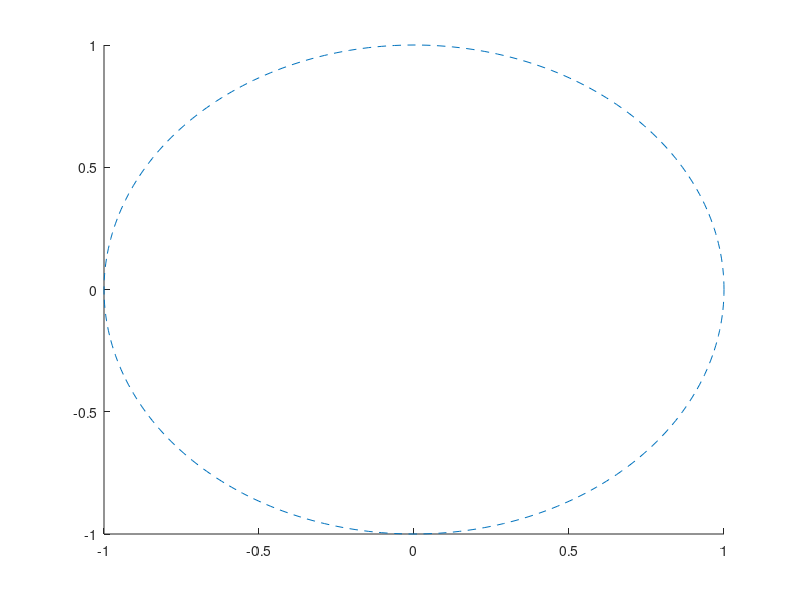

MATLAB code for this plot:
function [x, y]= ellipse_xy(ra,rb,ang,x0,y0,C,Nb)
% Ellipse adds ellipses to the current plot
%
% ELLIPSE(ra,rb,ang,x0,y0) adds an ellipse with semimajor axis of ra,
% a semimajor axis of radius rb, a semimajor axis of ang, centered at
% the point x0,y0.
%
% The length of ra, rb, and ang should be the same. 
% If ra is a vector of length L and x0,y0 scalars, L ellipses
% are added at point x0,y0.
% If ra is a scalar and x0,y0 vectors of length M, M ellipse are with the same 
% radii are added at the points x0,y0.
% If ra, x0, y0 are vectors of the same length L=M, M ellipses are added.
% If ra is a vector of length L and x0, y0 are  vectors of length
% M~=L, L*M ellipses are added, at each point x0,y0, L ellipses of radius ra.
%
% ELLIPSE(ra,rb,ang,x0,y0,C)
% adds ellipses of color C. C may be a string ('r','b',...) or the RGB value. 
% If no color is specified, it makes automatic use of the colors specified by 
% the axes ColorOrder property. For several circles C may be a vector.
%
% ELLIPSE(ra,rb,ang,x0,y0,C,Nb), Nb specifies the number of points
% used to draw the ellipse. The default value is 300. Nb may be used
% for each ellipse individually.
%
% h=ELLIPSE(...) returns the handles to the ellipses.
%
% usage exmple: the following produces a red ellipse centered at 1,1
% and tipped down at a 45 deg axis from the x axis
% ellipse(1,2,pi/4,1,1,'r')
%
% note that if ra=rb, ELLIPSE plots a circle
%

% written by D.G. Long, Brigham Young University, based on the
% CIRCLES.m original 
% written by Peter Blattner, Institute of Microtechnology, University of 
% Neuchatel, Switzerland, blattner@imt.unine.ch

% Check the number of input arguments 

if nargin<1,
  ra=[];
end;
if nargin<2,
  rb=[];
end;
if nargin<3,
  ang=[];
end;

if nargin<5,
  x0=[];
  y0=[];
end;
 
if nargin<6,
  C=[];
end

if nargin<7,
  Nb=[];
end

% set up the default values

if isempty(ra),ra=1;end;
if isempty(rb),rb=1;end;
if isempty(ang),ang=0;end;
if isempty(x0),x0=0;end;
if isempty(y0),y0=0;end;
if isempty(Nb),Nb=300;end;
if isempty(C),C=get(gca,'colororder');end;

% work on the variable sizes

x0=x0(:);
y0=y0(:);
ra=ra(:);
rb=rb(:);
ang=ang(:);
Nb=Nb(:);

if isstr(C),C=C(:);end;

if length(ra)~=length(rb),
  error('length(ra)~=length(rb)');
end;
if length(x0)~=length(y0),
  error('length(x0)~=length(y0)');
end;

% how many inscribed elllipses are plotted

if length(ra)~=length(x0)
  maxk=length(ra)*length(x0);
else
  maxk=length(ra);
end;

% drawing loop

for k=1:maxk
  
  if length(x0)==1
    xpos=x0;
    ypos=y0;
    radm=ra(k);
    radn=rb(k);
    if length(ang)==1
      an=ang;
    else
      an=ang(k);
    end;
  elseif length(ra)==1
    xpos=x0(k);
    ypos=y0(k);
    radm=ra;
    radn=rb;
    an=ang;
  elseif length(x0)==length(ra)
    xpos=x0(k);
    ypos=y0(k);
    radm=ra(k);
    radn=rb(k);
    an=ang(k)
  else
    rada=ra(fix((k-1)/size(x0,1))+1);
    radb=rb(fix((k-1)/size(x0,1))+1);
    an=ang(fix((k-1)/size(x0,1))+1);
    xpos=x0(rem(k-1,size(x0,1))+1);
    ypos=y0(rem(k-1,size(y0,1))+1);
  end;

%   save a radm radn an xpos ypos
  
  
  co=cos(an);
  si=sin(an);
  the=linspace(0,2*pi,Nb(rem(k-1,size(Nb,1))+1,:)+1);
  x=radm*cos(the)*co-si*radn*sin(the)+xpos;
  y=radm*cos(the)*si+co*radn*sin(the)+ypos;
  p=line(radm*cos(the)*co-si*radn*sin(the)+xpos,radm*cos(the)*si+co*radn*sin(the)+ypos);
  set(p,'color',C(rem(k-1,size(C,1))+1,:),'LineStyle','--');
  
  
  if nargout > 0
    h(k)=p;
  end
  
  
  
  
  
end;

